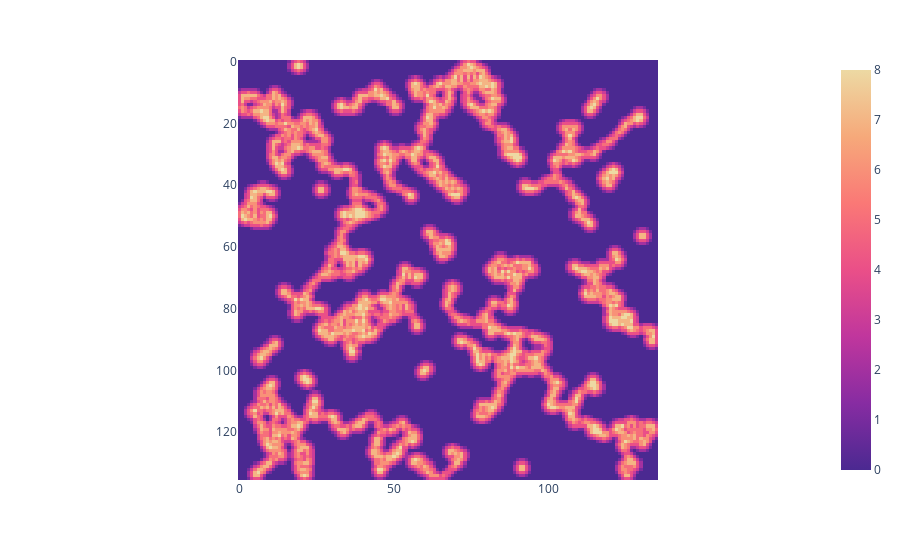

Notebook source saved alongside this figure:
### Markdown cell above
doing the same with removal

### Code cell
import plotly.express as px
from IPython.display import clear_output, display
import time

fig = px.imshow(array, color_continuous_scale='Agsunset')
fig.show()
startingrolls = sum(sum(array))

while True:
    countarray = countarrayfunc(array)
    c, cnum = logical_check(array, countarray)
    total_new = sum(sum(cnum))

    fig.data[0].z = countarray
    clear_output(wait=True)
    display(fig)
    time.sleep(0.02)
    if total_new == 0:
        print(f"Done : {startingrolls - sum(sum(array))} remaining")
        break
    array = array - cnum

### Figure 1 — Plotly figure (JSON) as saved in the notebook; plotly's stock layout.template omitted (floating-point values rounded to 4 significant figures; data arrays with more than 128 entries replaced by an {"elided": "..."} marker saying what was removed)
{"data": [{"coloraxis": "coloraxis", "hovertemplate": "x: %{x}<br>y: %{y}<br>color: %{z}<extra></extra>", "name": "0", "type": "heatmap", "xaxis": "x", "yaxis": "y", "z": {"elided": "136x136 int values"}}], "layout": {"coloraxis": {"colorscale": [[0, "rgb(75, 41, 145)"], [0.1667, "rgb(135, 44, 162)"], [0.3333, "rgb(192, 54, 157)"], [0.5, "rgb(234, 79, 136)"], [0.6667, "rgb(250, 120, 118)"], [0.8333, "rgb(246, 169, 122)"], [1, "rgb(237, 217, 163)"]]}, "margin": {"t": 60}, "xaxis": {"anchor": "y", "constrain": "domain", "domain": [0, 1], "scaleanchor": "y"}, "yaxis": {"anchor": "x", "autorange": "reversed", "constrain": "domain", "domain": [0, 1]}}}
